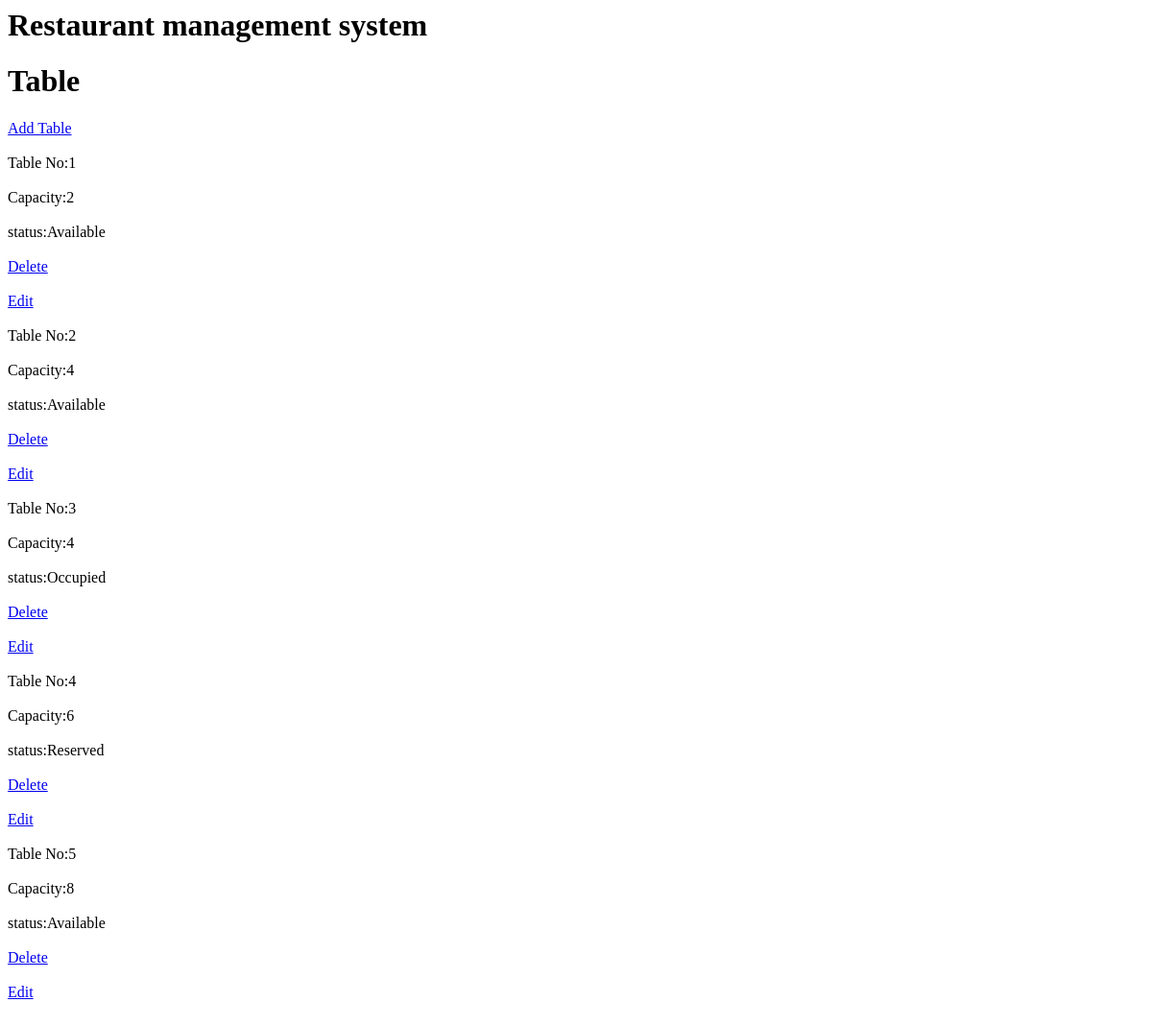
/table/, run on an earlier commit of the app's database.
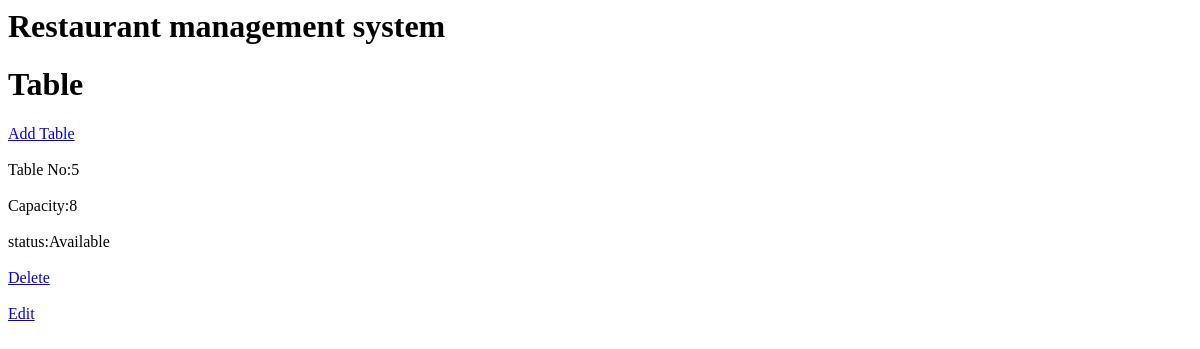
And on a later commit of the database.
### store/models.py (models this page shows)
class Table(models.Model):
    table_number = models.IntegerField()
    capacity = models.IntegerField()
    status = models.CharField(
        max_length=20,
        choices=[
            ("Available", "Available"),
            ("Occupied", "Occupied"),
            ("Reserved", "Reserved"),
        ],
        default="Available",
    )

### store/views.py (the view)
# urls.py: path("table/",table_list,name="table_list"),
def table_list(request):
    table=Table.objects.all()
    context={'table':table}
    return render(request,"table.html",context)

### store/templates/table.html
{% extends "base.html" %}
{% block content %}
<h1>Table</h1>
<a href="/table/add/">Add Table</a>
<br><br>
{% for t in table %}
    Table No:{{ t.table_number }}
    <br><br>
    Capacity:{{ t.capacity }}
    <br><br>
    status:{{ t.status }}
    <br><br>
    <a href="/table/{{ t.id }}/delete/">Delete</a>
    <br><br>
    <a href="/table/{{ t.id }}/edit/">Edit</a>
    <br><br>
{% endfor %}
{% endblock %}

What changed in the data, as far as the page shows it:
removed Table: table_number "1", capacity "2", status "Available"
removed Table: table_number "2", capacity "4", status "Available"
removed Table: table_number "3", capacity "4", status "Occupied"
removed Table: table_number "4", capacity "6", status "Reserved"
